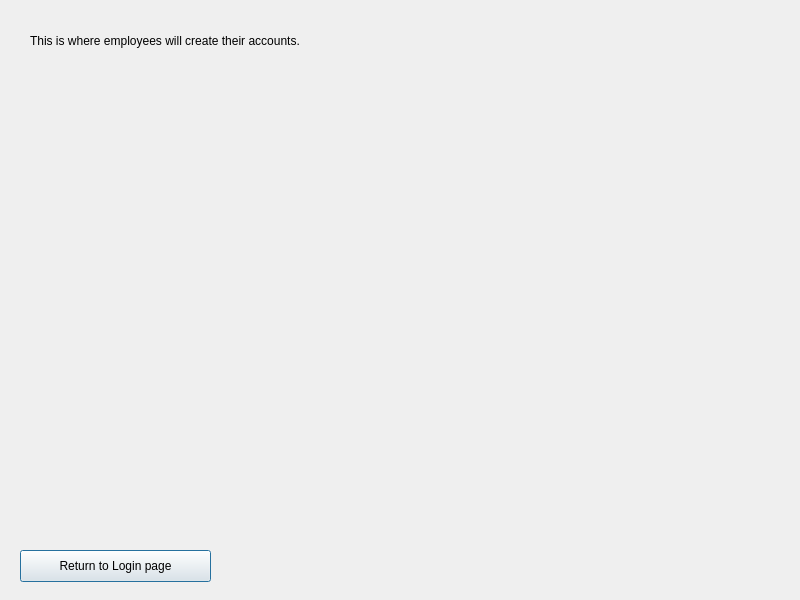
<?xml version="1.0" encoding="UTF-8"?>
<ui version="4.0">
 <class>EmployeeCreate</class>
 <widget class="QDialog" name="EmployeeCreate">
  <property name="geometry">
   <rect>
    <x>0</x>
    <y>0</y>
    <width>800</width>
    <height>600</height>
   </rect>
  </property>
  <property name="windowTitle">
   <string>Dialog</string>
  </property>
  <widget class="QLabel" name="label">
   <property name="geometry">
    <rect>
     <x>30</x>
     <y>20</y>
     <width>331</width>
     <height>41</height>
    </rect>
   </property>
   <property name="text">
    <string>This is where employees will create their accounts.</string>
   </property>
  </widget>
  <widget class="QPushButton" name="pushButton">
   <property name="geometry">
    <rect>
     <x>20</x>
     <y>550</y>
     <width>191</width>
     <height>32</height>
    </rect>
   </property>
   <property name="text">
    <string>Return to Login page</string>
   </property>
  </widget>
 </widget>
 <resources/>
 <connections/>
</ui>
